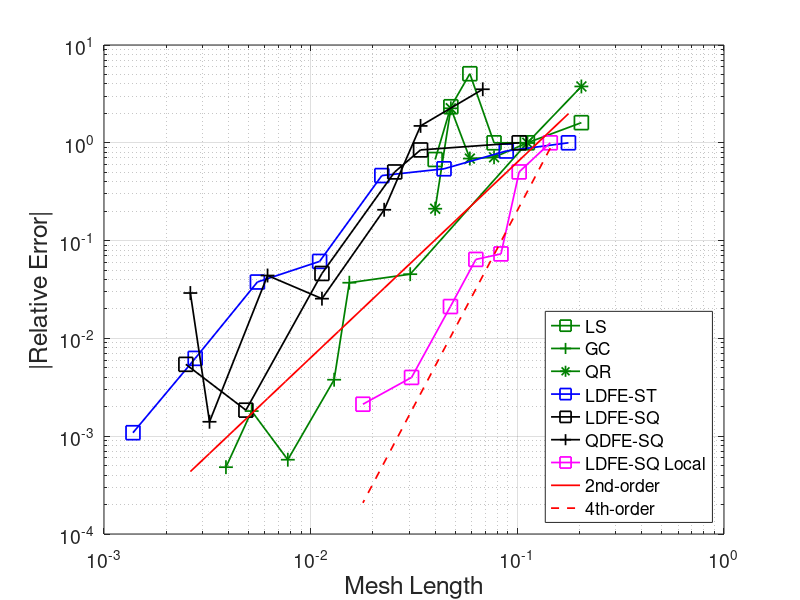

Recreate this plot in MATLAB.
%clear;
%clc;

% Reference solution GLC (263168 directions)
Reference = 3.3822878E-05;
%Reference = 0.00003382287819829766;
% LS solutions
LS = [8.8151441308E-05, ...
0.0000000000E+00, ...
0.0000000000E+00, ...
2.0581266835E-04, ...
1.1287227730E-04, ...
5.6653601168E-05];

% Calculate LS relative error
LSerr = abs(LS - Reference) / Reference;

% Calculate LS mesh size
LSmesh = [24, 80, 168, 288, 440, 624];
for i = 1 : size(LSmesh, 2)
    LSmesh(i) = 1 / sqrt(LSmesh(i));
end

% GC solutions
GC = [0.0000000000E+00, ...
3.5356839205E-05, ...
3.2568070259E-05, ...
3.3695009664E-05, ...
3.3803432064E-05, ...
3.3883981204E-05, ...
3.3839185490E-05];

% GC relative error
GCerr = abs(GC - Reference) / Reference;

% GC mesh size
GCmesh = [80, ...
1088, ...
4224, ...
5928, ...
16640, ...
37248, ...
66048];

for i = 1 : size(GCmesh, 2)
    GCmesh(i) = 1 / sqrt(GCmesh(i));    
end

% QR solutions
QR = [1.6126298032E-04, ...
0.0000000000E+00, ...
9.7859397268E-06, ...
1.0481314523E-05, ...
1.1005904967E-04, ...
2.6657165639E-05];

% QR relative error
QRerr = abs(QR - Reference) / Reference;

% QR mesh size
QRmesh = [24, ...
80, ...
168, ...
288, ...
440, ...
624];
for i = 1 : size(QRmesh, 2)
    QRmesh(i) = 1 / sqrt(QRmesh(i));
end

% LDFE-ST solutions
LDFEST = [0.0000000000E+00, ...
5.9413788125E-06, ...
5.2162578229E-05, ...
1.8184284573E-05, ...
3.5895422534E-05, ...
3.5098913465E-05, ...
3.4034194573E-05, ...
3.3786160734E-05];

% LDFE-ST relative error
LDFESTerr = abs(LDFEST - Reference) / Reference;

% LDFE-ST mesh size
LDFESTmesh = [32, 128, 512, 2048, 8192, 32768, 131072, 524288];
for i = 1 : size(LDFESTmesh, 2)
   LDFESTmesh(i) = 1 / sqrt(LDFESTmesh(i)); 
end

%{
% LDFE-SQ-sa solutions
LDFESQSA = [0.0000000000E+00, ...
1.2568327554E-04, ...
6.2427745876E-05, ...
5.0862222832E-05, ...
3.5182641978E-05, ...
1.6686526493E-05, ...
4.2474608971E-05, ...
3.6295860644E-05, ...
3.2262680821E-05, ...
3.7326280409E-05, ...
3.1789441544E-05, ...
3.3760430056E-05, ...
3.3882649307E-05, ...
3.3639217921E-05];
%}

% LDFE-SQ-sa solutions
LDFESQSA = [0.0000000000E+00, ... y
6.2427745876E-05, ...y
5.0862222832E-05, ...y
3.2262680821E-05, ...y
3.3760430056E-05, ...y
3.3639217921E-05];

% LDFE-SQ-sa relative error
LDFESQSAerr = abs(LDFESQSA - Reference) / Reference;

% LDFE-SQ mesh size
LDFESQmesh = [96, ...y
864, ...y
1536, ...y
7776, ...y
42336, ...y
161376];
for i = 1 : size(LDFESQmesh, 2)
   LDFESQmesh(i) = 1 / sqrt(LDFESQmesh(i));     
end
%{
% QDFE-SQ-SA solutions
QDFESQSA = [1.5312032073E-04, ...
8.4165989231E-05, ...
4.0811020753E-05, ...
3.9690853051E-05, ...
3.8219698633E-05, ...
3.4684836085E-05, ...
3.5967733255E-05, ...
3.1765746194E-05, ...
3.5695805155E-05, ...
3.4923080232E-05, ...
3.2335767585E-05, ...
3.2705191733E-05, ...
3.3870390920E-05, ...
3.2838293518E-05];
%}
% QDFE-SQ-SA solutions
QDFESQSA = [1.5312032073E-04, ...y
8.4165989231E-05, ...y
4.0811020753E-05, ...y
3.4684836085E-05, ...y
3.2335767585E-05, ...y
3.3870390920E-05, ...y
3.2838293518E-05];

% QDFE-SQ-SA relative error
QDFESQSAerr = abs(QDFESQSA - Reference) / Reference;

% Calculate QDFE-SQ mesh size
QDFESQmesh = [216, ...y
864, ...y
1944, ...y
7776, ...y
26136, ...y
95256, ...y
146016];
for i = 1 : size(QDFESQmesh, 2)
    QDFESQmesh(i) = 1 / sqrt(QDFESQmesh(i));
end

% LDFE-SQ-sa local solutions
LDFESQSALOCAL = [0.0000000000E+00, ...
5.0862222832E-05, ...
3.6295860644E-05, ...
3.1650507257E-05, ...
3.3106736493E-05, ...
3.3687948199E-05, ...
3.3751057844E-05];

% LDFE-SQ-sa relative error
LDFESQSAerrLOCAL = abs(LDFESQSALOCAL - Reference) / Reference;

% LDFE-SQ mesh size
LDFESQmeshLOCAL = [48, ...
96, ...
144, ...
252, ...
444, ...
1056, ...
3120];
for i = 1 : size(LDFESQmeshLOCAL, 2)
   LDFESQmeshLOCAL(i) = 1 / sqrt(LDFESQmeshLOCAL(i));     
end

% Fourth order mesh size
fourthMesh = [32, 216, 1944, 5400, 10584, 17496, 26136, 55296, 95256, 146016];
for i = 1 : size(fourthMesh, 2)
    fourthMesh(i) = 1 / sqrt(fourthMesh(i));
end

% Fourth order mesh size
fourthMesh2 = [48, ...
96, ...
144, ...
252, ...
444, ...
1056, ...
3120];
for i = 1 : size(fourthMesh2, 2)
    fourthMesh2(i) = 1 / sqrt(fourthMesh2(i));
end

% Plot results for (35, 95, 35) position using QDFE as reference solution
slope = 2;
intercept = log((GCerr(1)+LSerr(1)+QRerr(1)+LDFESTerr(1)+LDFESQSAerr(1)+QDFESQSAerr(1))/6);
slope2 = 4;
intercept2 = log(LDFESQSAerrLOCAL(1));
figure
LSplot = loglog(LSmesh, LSerr, 'm-s');
set(LSplot, 'LineWidth', 1.25, 'MarkerSize', 10, 'color', [0 0.5 0]);
hold on
GCplot = loglog(GCmesh, GCerr, 'm-+');
set(GCplot, 'LineWidth', 1.25, 'MarkerSize', 10, 'color', [0 0.5 0]);
hold on
QRplot = loglog(QRmesh, QRerr, 'm-*');
set(QRplot, 'LineWidth', 1.25, 'MarkerSize', 10, 'color', [0 0.5 0]);
hold on
LDFESTplot = loglog(LDFESTmesh, LDFESTerr, 'b-s');
set(LDFESTplot, 'LineWidth', 1.25, 'MarkerSize', 10);
hold on
LDFESQSAplot = loglog(LDFESQmesh, LDFESQSAerr, 'k-s');
set(LDFESQSAplot, 'LineWidth', 1.25, 'MarkerSize', 10);
hold on
QDFESQSAplot = loglog(QDFESQmesh, QDFESQSAerr, 'k-+');
set(QDFESQSAplot, 'LineWidth', 1.25, 'MarkerSize', 10);
hold on
LDFESQSALOCALplot = loglog(LDFESQmeshLOCAL, LDFESQSAerrLOCAL, 'm-s');
set(LDFESQSALOCALplot, 'LineWidth', 1.25, 'MarkerSize', 10);
hold on
fourthOrder = loglog(fourthMesh, exp(slope .* log(fourthMesh / LDFESTmesh(1)) + intercept), 'r');
set(fourthOrder, 'LineWidth', 1.25);
fourthOrder2 = loglog(fourthMesh2, exp(slope2 .* log(fourthMesh2 / LDFESTmesh(1)) + intercept), 'r--');
set(fourthOrder2, 'LineWidth', 1.25);
grid on
set(gca,'FontSize', 14)
xlabel('Mesh Length', 'FontSize', 18)
ylabel('|Relative Error|', 'FontSize', 18)
legend('LS', 'GC', 'QR', 'LDFE-ST', 'LDFE-SQ', ...
     'QDFE-SQ', 'LDFE-SQ Local', '2nd-order', '4th-order', 'Location', 'Southeast')